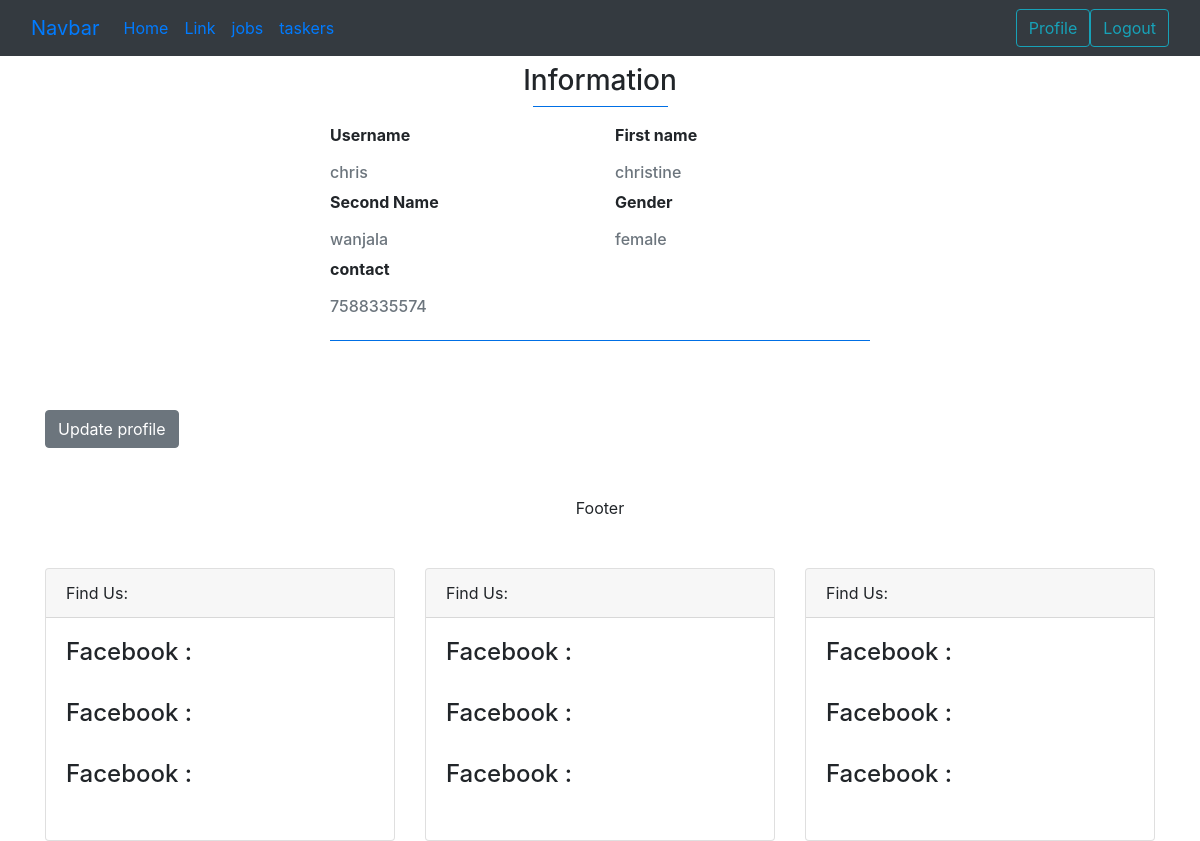
Page /userprofile/1/details (signed in) on the earlier database version.
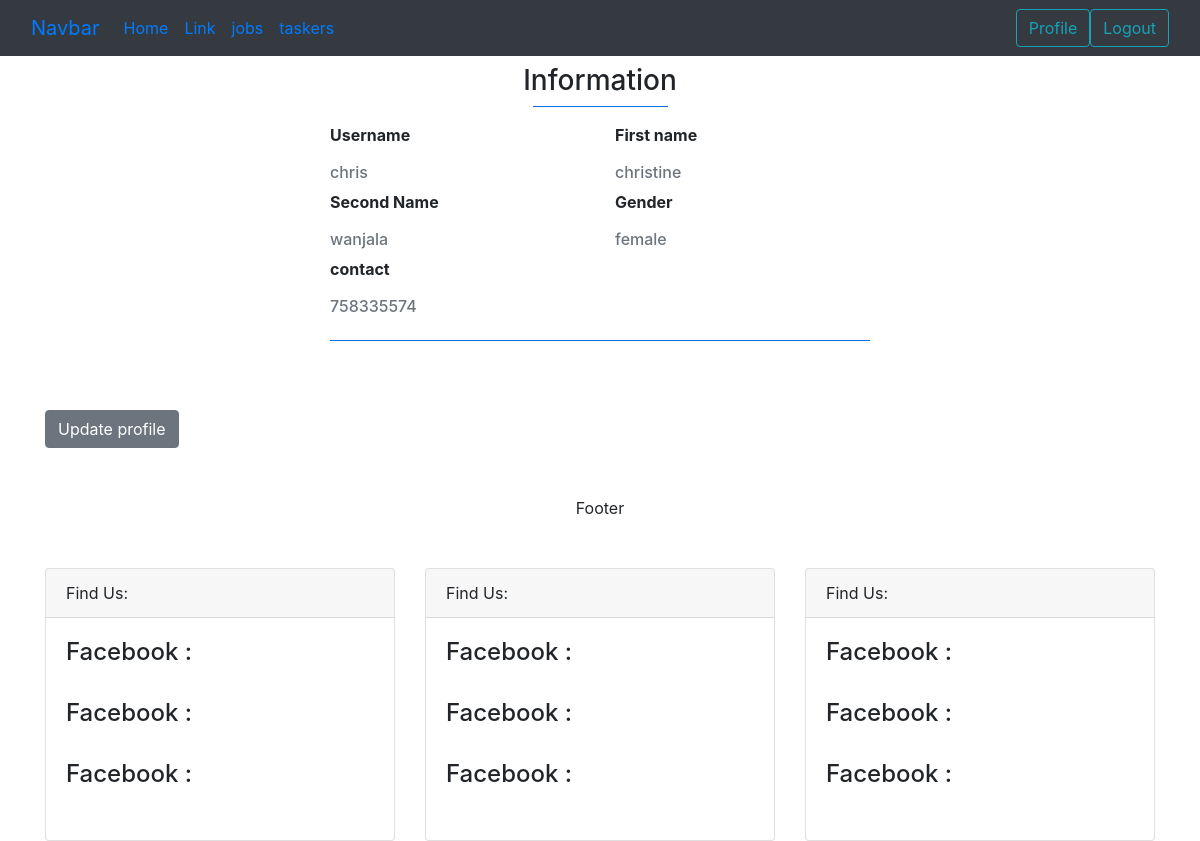
Same page on the later database version.
### myapp/models.py (models this page shows, shortened)
class UserProfile(models.Model):
    user = models.OneToOneField(User, null=True, on_delete=models.CASCADE)
    first_name = models.CharField(max_length=25, null=True)
    second_name = models.CharField(max_length=25, null=True)
    contact = models.CharField(max_length=15, null=True)
    user_image = models.ImageField(null=True)
    gender = models.CharField(max_length=6, null=True)

### myapp/views.py (the view)
# urls.py: path('userprofile/<int:pk>/details', UserProfileDetailView.as_view(), name='profile-details'),
class UserProfileDetailView(LoginRequiredMixin, DetailView):
    model = UserProfile
    template_name = 'myapp/userprofile_detail.html'

### myapp/templates/myapp/userprofile_detail.html (shortened to what this page needs)
{% extends 'myapp/base.html'%}
{% load crispy_forms_tags%}
{%load static%}
{% block content %}
<div class="row justify-content-center">
	<div class="col-lg-6 bg-white mt-3 pt-5 rounded-right">
				<h3 class="text-center">Information</h3>
				<hr class="badge-primary mt-0 w-25">
				<div class="row">
					<div class="col-sm-6">
						<p class="font-weight-bold">Username</p>
						<h6 class="text-muted">{{object.user.username}}</h6>
					</div>
					<div class="col-sm-6">
						<p class="font-weight-bold">First name</p>
						<h6 class="text-muted">{{object.first_name}}</h6>
					</div>
					<div class="col-sm-6">
						<p class="font-weight-bold">Second Name</p>
						<h6 class="text-muted">{{object.second_name}}</h6>
					</div>
					<div class="col-sm-6">
						<p class="font-weight-bold">Gender</p>
						<h6 class="text-muted">{{object.gender}}</h6>
					</div>
					<div class="col-sm-6">
						<p class="font-weight-bold">contact</p>
						<h6 class="text-muted">{{object.contact}}</h6>
					</div>
				</div>
				<hr class="bg-primary">
				<ul class="list-unstyled d-flex justify-content-center mt-4">
					<li><a href="#"><i class="fab fa-youtube px-3 h4 text-info"></i></a></li>
					<li><a href="#"><i class="fab fa-twitter px-3 h4 text-info"></i></a></li>
				</ul>
		</div>
</div>
<a class="btn btn-secondary" href="{%url 'profile-update' object.pk%}">Update profile</a>
{% endblock content %}

### myapp/templates/myapp/base.html (shortened to what this page needs)
<!DOCTYPE html>
{% load static %}
<html lang="en">
<head>
    <link rel="stylesheet" type="text/css" href="{% static 'css/main.css'%}">
    <link rel="stylesheet" type="text/css" href="{% static 'bootstrap/css/bootstrap.min.css' %}">
</head>
<body>
{%include 'myapp/assets/navbar.html'%}
<div class="container">
{% block content%}
{%endblock content%}
    <div class="py-5 text-center">Footer</div>
    <div class="row">
      <div class="col-md-4">
          <div class="card">
              <div class="card-header">Find Us:</div>
              <div class="card-body">
                  <h4>Facebook :</h4><br>
                  <h4>Facebook :</h4><br>
                  <h4>Facebook :</h4><br>
              </div>
          </div>
      </div>
        <div class="col-md-4">
          <div class="card">
              <div class="card-header">Find Us:</div>
              <div class="card-body">
                  <h4>Facebook :</h4><br>
                  <h4>Facebook :</h4><br>
                  <h4>Facebook :</h4><br>
              </div>
          </div>
      </div>
      <div class="col-md-4">
          <div class="card">
              <div class="card-header">Find Us:</div>
              <div class="card-body">
                  <h4>Facebook :</h4><br>
                  <h4>Facebook :</h4><br>
                  <h4>Facebook :</h4><br>
              </div>
          </div>
      </div>
    </div>
</div>
</body>
</html>

### myapp/templates/myapp/assets/navbar.html (shortened to what this page needs)
<nav class="navbar navbar-expand-lg fixed-top bg-dark">
  <div class="container-fluid">
    <a class="navbar-brand" href="#">Navbar</a>
    <div class="collapse navbar-collapse" id="navbarSupportedContent">
      <ul class="navbar-nav me-auto mb-2 mb-lg-0">
        <li class="nav-item">
          <a class="nav-link active" aria-current="page" href="{%url 'index'%}">Home</a>
        </li>
        <li class="nav-item">
          <a class="nav-link" href="#">Link</a>
        </li>
        <li class="nav-item">
          <a class="nav-link" href="{%url 'jobs'%}">jobs</a>
        </li>
        <li class="nav-item">
          <a class="nav-link" href="#">taskers</a>
        </li>
      </ul>
      <div class="form-inline ml-auto my-2 my-lg-0">
        {%if user.is_authenticated%}
           <a href="{%url 'profile'%}" class="btn btn-outline-info">Profile</a>
           <a href="{%url 'logout'%}" class="btn btn-outline-info">Logout</a>
        {%else%}
          <a href="{%url 'login'%}" class="btn btn-outline-info">Login</a>
          <a href="{%url 'register'%}" class="btn btn-outline-info">Register</a>
        {%endif%}
      </div>
    </div>
  </div>
</nav>

Differences in the rows shown:
changed UserProfile "christine": contact "7588335574" → "758335574"
